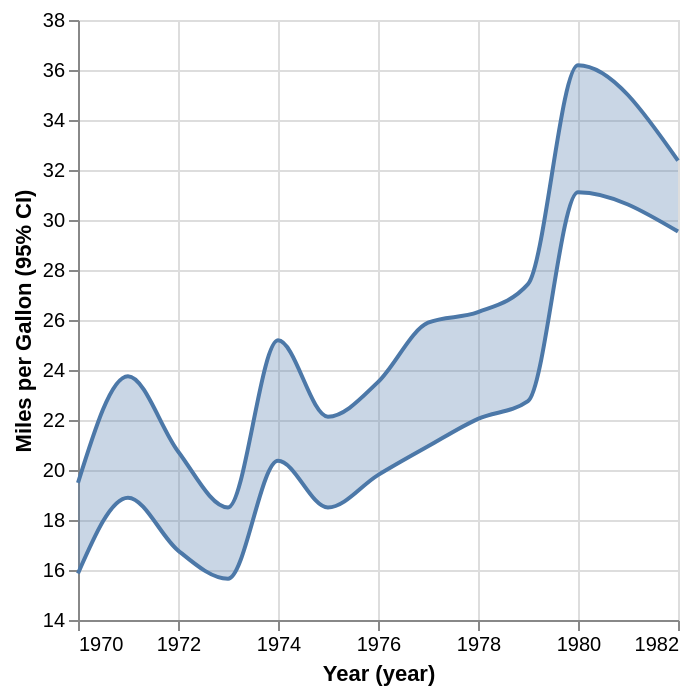

Describe this chart as a Vega-Lite specification.
### Vega-Lite specification from a JSON file in a GitHub repository (floating-point values rounded to 4 significant figures; data arrays with more than 128 entries replaced by an {"elided": "..."} marker saying what was removed)
{"$schema": "https://vega.github.io/schema/vega-lite/v5.json", "data": {"values": {"elided": "406 records"}, "format": {"parse": {"Year": "date"}}}, "encoding": {"x": {"field": "Year", "timeUnit": "year", "type": "temporal"}, "y": {"field": "Miles_per_Gallon", "scale": {"zero": false}, "title": "Miles per Gallon (95% CI)", "type": "quantitative"}}, "mark": {"borders": true, "extent": "ci", "interpolate": "monotone", "type": "errorband"}}
